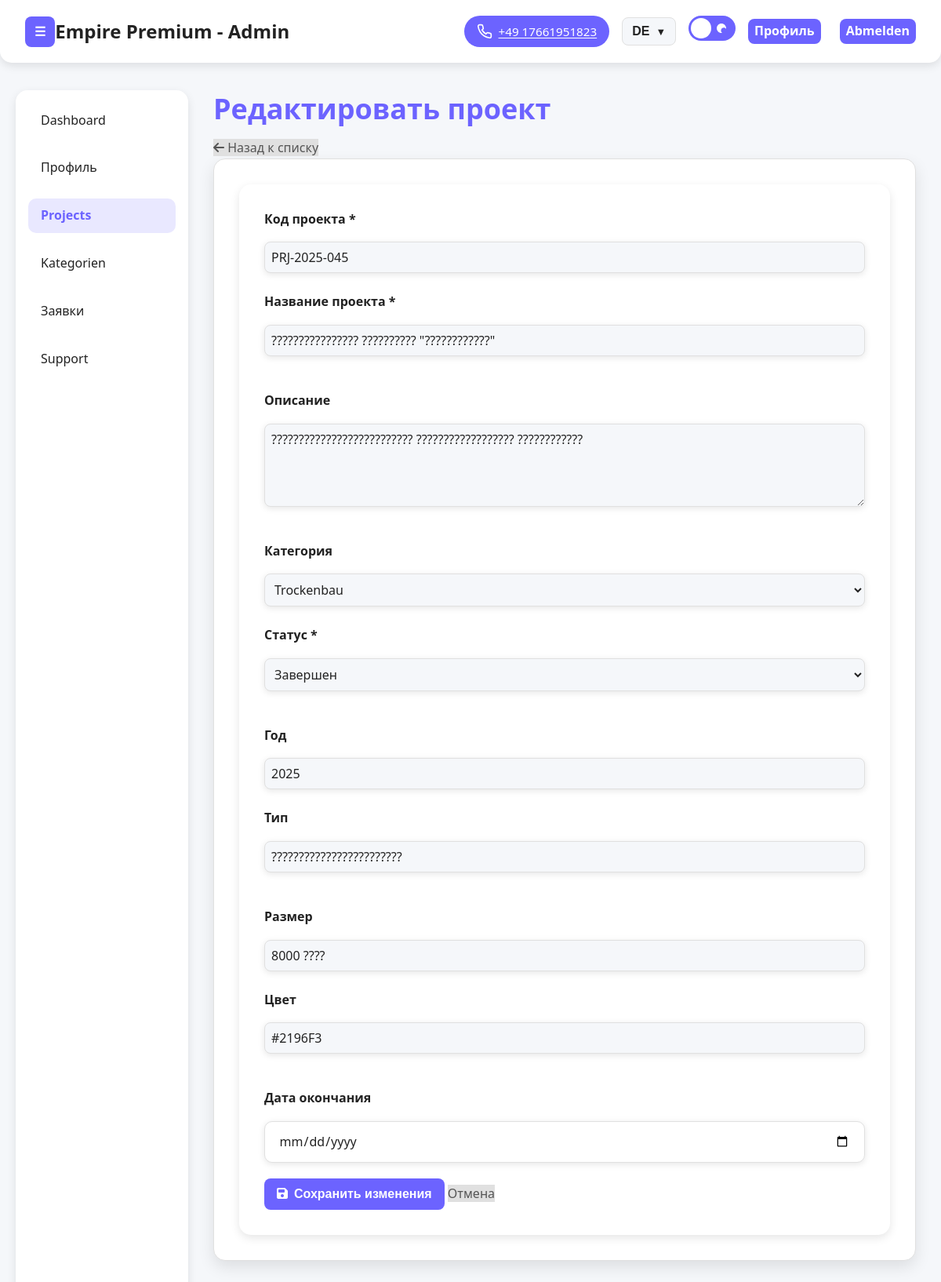
Page /adminka/projects/2/edit/ (signed in) on the committed database.
### main/models.py (models this page shows, shortened)
class AdminProject(models.Model):
    STATUS_CHOICES = [
        ('planned', 'Запланирован'),
        ('in_progress', 'В работе'),
        ('completed', 'Завершен'),
    ]
    project_code = models.CharField('Код проекта', max_length=50, unique=True)
    name = models.CharField('Название', max_length=255)
    description = models.TextField('Описание', blank=True)
    category = models.ForeignKey(Category, on_delete=models.SET_NULL, null=True, blank=True, verbose_name='Категория')
    status = models.CharField('Статус', max_length=20, choices=STATUS_CHOICES, default='planned')
    year = models.IntegerField('Год', null=True, blank=True)
    type = models.CharField('Тип', max_length=100, blank=True)
    size = models.CharField('Размер', max_length=100, blank=True)
    color = models.CharField('Цвет', max_length=50, blank=True)
    end_date = models.DateField('Дата окончания', null=True, blank=True)
    created_at = models.DateTimeField('Дата создания', auto_now_add=True)
    updated_at = models.DateTimeField('Дата обновления', auto_now=True)
    class Meta:
        verbose_name = 'Проект (админка)'
        verbose_name_plural = 'Проекты (админка)'
        db_table = 'projects'
        ordering = ['-created_at']
        indexes = [
            models.Index(fields=['status']),
            models.Index(fields=['-created_at']),
        ]

### main/adminka_views.py (the view)
# urls.py: path('adminka/projects/<int:pk>/edit/', adminka_views.adminka_project_edit, name='adminka_project_edit'),
@login_required(login_url=settings.LOGIN_URL)
@user_passes_test(is_staff_user, login_url=settings.LOGIN_URL)
def adminka_project_edit(request, pk):
    project = get_object_or_404(AdminProject, pk=pk)
    form = AdminProjectForm(request.POST or None, instance=project)
    if request.method == 'POST' and form.is_valid():
        form.save()
        messages.success(request, f'Проект "{project.name}" успешно обновлен')
        return redirect('main:adminka_projects')
    context = {
        'admin_name': request.user.get_full_name() or request.user.username,
        'project': project,
        'form': form,
        'categories': Category.objects.all(),
    }
    return render(request, 'adminka/project_edit.html', context)

### main/forms.py
class AdminProjectForm(forms.ModelForm):
    class Meta:
        model = AdminProject
        fields = [
            'project_code', 'name', 'description', 'category', 'status',
            'year', 'type', 'size', 'color', 'end_date',
        ]
        widgets = {
            'description': forms.Textarea(attrs={'rows': 4}),
            'end_date': forms.DateInput(attrs={'type': 'date'}),
        }
    def __init__(self, *args, **kwargs):
        super().__init__(*args, **kwargs)
        self.fields['category'].required = False
        self.fields['category'].empty_label = 'Выберите категорию'
        self.fields['year'].required = False
        self.fields['end_date'].required = False

### main/adminka_views.py (called while the page is built)
def is_staff_user(user):
    return user.is_authenticated and user.is_staff

### main/context_processors.py (called while the page is built)
def cabinet_profile(request):
    context = {}
    if not request.user.is_authenticated:
        return context
    resolver_match = getattr(request, 'resolver_match', None)
    if not resolver_match:
        return context
    url_name = getattr(resolver_match, 'url_name', '') or ''
    if not url_name.startswith('cabinet_'):
        return context
    try:
        context['user_profile'] = UserProfile.objects.get(user=request.user)
    except UserProfile.DoesNotExist:
        context['user_profile'] = None
    return context

### main/models.py (called while the page is built)
    def __str__(self):
        return self.name_de or self.name_en or self.name or f'Категория #{self.pk}'

### main/templates/adminka/project_edit.html (shortened to what this page needs)
{% extends 'adminka/base.html' %}
{% load static %}
{% block extra_css %}
<link rel="stylesheet" href="{% static 'adminka/css/pages/project-edit.css' %}" />
{% endblock %}
{% block content %}
<main class="dashboard">
    <div class="page-actions" data-aos="fade-up">
        <h1 data-i18n="projects.edit.title">Редактировать проект</h1>
        <a href="{% url 'main:adminka_projects' %}" class="btn-secondary">
            <span><i class="fa-solid fa-arrow-left"></i></span>
            <span data-i18n="projects.back">Назад к списку</span>
        </a>
    </div>
    <div class="card" data-aos="fade-up" data-aos-delay="200">
        <form method="POST" class="project-form">
            <div class="form-row">
                <div class="form-group">
                    <label for="id_project_code">Код проекта *</label>
                    {{ form.project_code }}
                </div>
                <div class="form-group">
                    <label for="id_name">Название проекта *</label>
                    {{ form.name }}
                </div>
            </div>
            <div class="form-group">
                <label for="id_description">Описание</label>
                {{ form.description }}
            </div>
            <div class="form-row">
                <div class="form-group">
                    <label for="id_category">Категория</label>
                    {{ form.category }}
                </div>
                <div class="form-group">
                    <label for="id_status">Статус *</label>
                    {{ form.status }}
                </div>
            </div>
            <div class="form-row">
                <div class="form-group">
                    <label for="id_year">Год</label>
                    {{ form.year }}
                </div>
                <div class="form-group">
                    <label for="id_type">Тип</label>
                    {{ form.type }}
                </div>
            </div>
            <div class="form-row">
                <div class="form-group">
                    <label for="id_size">Размер</label>
                    {{ form.size }}
                </div>
                <div class="form-group">
                    <label for="id_color">Цвет</label>
                    {{ form.color }}
                </div>
            </div>
            <div class="form-group">
                <label for="id_end_date">Дата окончания</label>
                {{ form.end_date }}
            </div>
            <div class="form-actions">
                <button type="submit" class="btn-primary">
                    <span><i class="fa-solid fa-save"></i></span>
                    <span>Сохранить изменения</span>
                </button>
                <a href="{% url 'main:adminka_projects' %}" class="btn-secondary">
                    <span>Отмена</span>
                </a>
            </div>
        </form>
    </div>
</main>
{% endblock %}

### main/static/adminka/css/themes/light.css (style rules this page uses)
:root { --color-primary: #6c63ff; --color-secondary: #5147e9; --color-accent: #ffcc00; --color-background: #f5f7fa; --color-surface: #ffffff; --color-surface-alt: #f0f1f6; --color-border: #e0e0e0; --color-border-strong: #bdbdbd; --color-shadow: rgba(0, 0, 0, 0.1); --color-shadow-strong: rgba(0, 0, 0, 0.18); --gradient-primary: linear-gradient(135deg, #6c63ff 0%, #5147e9 100%); --gradient-accent: linear-gradient(90deg, #ffcc00 0%, #ffe066 100%); --color-text-primary: #222222; --color-text-secondary: #555555; --color-text-muted: #999999; --color-text-inverse: #fff; --color-success: #28a745; --color-warning: #ffc107; --color-danger: #dc3545; --color-info: #17a2b8; --button-radius: 8px; --button-padding: 0.2rem 0.5rem; --button-font-weight: 600; --button-transition: all 0.3s ease; --button-shadow: 0 2px 8px var(--color-shadow); --card-radius: 15px; --card-padding: 1.5rem; --card-shadow: 0 4px 12px var(--color-shadow); --card-hover-shadow: 0 8px 25px rgba(0, 0, 0, 0.15); --transition-fast: 0.2s ease; --transition-normal: 0.3s ease; --transition-slow: 0.5s ease; --container-max-width: 1200px; --container-padding: 0 20px; --header-height: 70px; --footer-height: auto; --spacing-xxs: 0.125rem; --spacing-xs: 0.25rem; --spacing-sm: 0.5rem; --spacing-md: 1rem; --spacing-lg: 1.5rem; --spacing-xl: 2rem; --spacing-xxl: 3rem; --section-padding: 100px; --font-family-primary: 'Inter', -apple-system, BlinkMacSystemFont, 'Segoe UI', Roboto, sans-serif; --font-size-xs: 0.75rem; --font-size-sm: 0.875rem; --font-size-base: 1rem; --font-size-lg: 1.125rem; --font-size-xl: 1.25rem; --font-size-2xl: 1.5rem; --font-size-3xl: 1.875rem; --font-size-4xl: 2.25rem; --font-size-hero: 3.5rem; --z-dropdown: 1000; --z-sticky: 1020; --z-fixed: 1030; --z-modal-backdrop: 1040; --z-modal: 1050; --z-popover: 1060; --z-tooltip: 1070; --breakpoint-xs: 480px; --breakpoint-sm: 768px; --breakpoint-md: 992px; --breakpoint-lg: 1200px; --breakpoint-xl: 1400px; }
* { box-sizing: border-box; margin: 0; padding: 0; }
.btn-primary { background-color: var(--color-primary); color: #fff; border-radius: var(--button-radius); padding: 0.4rem 1rem; font-weight: var(--button-font-weight); border: none; cursor: pointer; text-decoration: none; display: inline-flex; align-items: center; gap: 0.5rem; text-wrap-mode: nowrap; height: 40px; }
html { scroll-behavior: smooth; }
body { font-family: var(--font-family-primary); font-size: var(--font-size-base); line-height: 1.6; color: var(--color-text-primary); background-color: var(--color-background); -webkit-font-smoothing: antialiased; -moz-osx-font-smoothing: grayscale; }
.card { background-color: var(--color-surface); border-radius: var(--card-radius); box-shadow: var(--card-shadow); padding: var(--card-padding); transition: var(--transition-normal); border: 1px solid var(--color-border); }
h1, h2, h3, h4, h5, h6 { font-weight: 700; line-height: 1.2; margin-bottom: var(--spacing-md); color: var(--color-text-primary); }
h1 { font-size: var(--font-size-4xl); }
a { color: var(--color-primary); text-decoration: none; transition: var(--transition-fast); }

### main/static/adminka/css/forms.css (style rules this page uses)
form { display: flex; flex-direction: column; gap: 1.25rem; width: 100%; }
.form-group { display: flex; flex-direction: column; gap: 0.5rem; position: relative; }
label { color: var(--color-text-primary); font-weight: 500; font-size: 1rem; margin-bottom: 0.2rem; transition: color 0.2s; }
input[type="text"], input[type="email"], input[type="password"], input[type="number"], input[type="tel"], input[type="search"], input[type="date"], input[type="url"], textarea, select { width: 100%; padding: 0.85rem 1.1rem; border: 1.5px solid var(--color-border); border-radius: 10px; background: var(--color-surface); color: var(--color-text-primary); font-size: 1rem; font-family: inherit; outline: none; transition: border 0.2s, box-shadow 0.2s, background 0.2s; box-shadow: 0 2px 8px var(--color-shadow); resize: none; box-sizing: border-box; }
input::placeholder, textarea::placeholder { color: var(--color-text-muted); opacity: 1; font-size: 0.98em; transition: color 0.2s; }
button, input[type="submit"] { color: #fff; border: none; border-radius: var(--button-radius, 8px); padding: var(--button-padding, 0.5rem 1rem); font-weight: var(--button-font-weight, 600); font-size: 1rem; cursor: pointer; transition: background 0.18s, box-shadow 0.18s; }
:root { --color-primary-light: rgba(108, 99, 255, 0.2); }

### rows in the picture
AdminProject: project_code "PRJ-2025-045", name "???????????????? ?????????? \"????????????\"", description "?????????????????????????? ?????????????????? ????????????", category "Trockenbau", status "Завершен", year "2025", type "????????????????????????", size "8000 ????", color "#2196F3"
